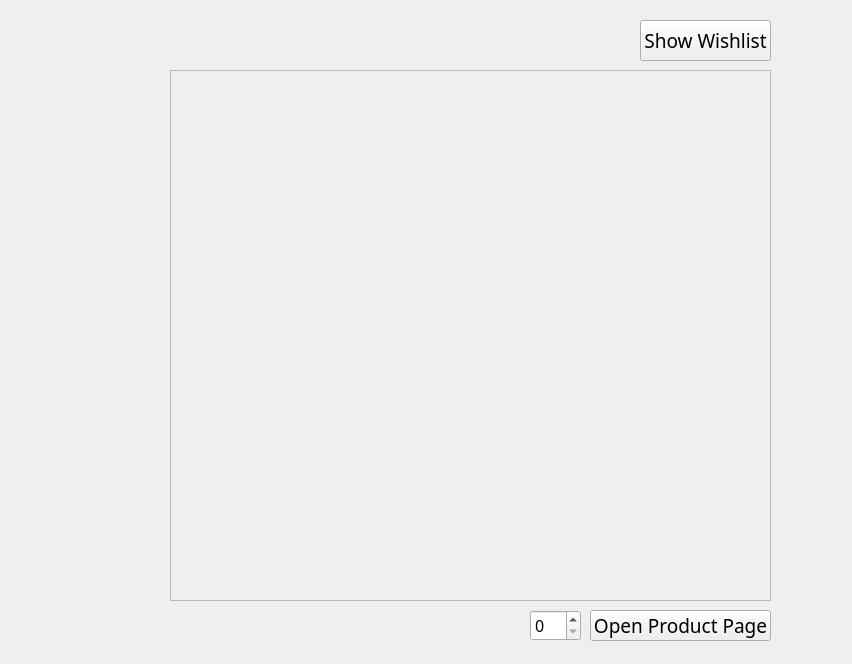
      <widget class="QWidget" name="WishlistPage">
       <widget class="QPushButton" name="Wishlist_ShowButton">
        <property name="geometry">
         <rect>
          <x>640</x>
          <y>20</y>
          <width>131</width>
          <height>41</height>
         </rect>
        </property>
        <property name="font">
         <font>
          <family>Coolvetica Rg</family>
          <pointsize>14</pointsize>
         </font>
        </property>
        <property name="text">
         <string>Show Wishlist</string>
        </property>
        <property name="flat">
         <bool>false</bool>
        </property>
       </widget>
       <widget class="QLabel" name="Wishlist_Background">
        <property name="geometry">
         <rect>
          <x>0</x>
          <y>0</y>
          <width>843</width>
          <height>655</height>
         </rect>
        </property>
        <property name="sizePolicy">
         <sizepolicy hsizetype="Fixed" vsizetype="Fixed">
          <horstretch>0</horstretch>
          <verstretch>0</verstretch>
         </sizepolicy>
        </property>
        <property name="text">
         <string/>
        </property>
       </widget>
       <widget class="QLabel" name="Wishlist_WishlistDisplay">
        <property name="geometry">
         <rect>
          <x>170</x>
          <y>70</y>
          <width>601</width>
          <height>531</height>
         </rect>
        </property>
        <property name="frameShape">
         <enum>QFrame::StyledPanel</enum>
        </property>
        <property name="text">
         <string/>
        </property>
        <property name="alignment">
         <set>Qt::AlignLeading|Qt::AlignLeft|Qt::AlignTop</set>
        </property>
       </widget>
       <widget class="QSpinBox" name="Wishlist_ProductIDInput">
        <property name="geometry">
         <rect>
          <x>530</x>
          <y>610</y>
          <width>51</width>
          <height>31</height>
         </rect>
        </property>
        <property name="font">
         <font>
          <family>Source Sans Pro</family>
          <pointsize>12</pointsize>
         </font>
        </property>
        <property name="maximum">
         <number>999</number>
        </property>
       </widget>
       <widget class="QPushButton" name="Wishlist_OpenProductButton">
        <property name="geometry">
         <rect>
          <x>590</x>
          <y>610</y>
          <width>181</width>
          <height>31</height>
         </rect>
        </property>
        <property name="font">
         <font>
          <family>Coolvetica Rg</family>
          <pointsize>14</pointsize>
         </font>
        </property>
        <property name="text">
         <string>Open Product Page</string>
        </property>
        <property name="flat">
         <bool>false</bool>
        </property>
       </widget>
       <zorder>Wishlist_Background</zorder>
       <zorder>Wishlist_ShowButton</zorder>
       <zorder>Wishlist_WishlistDisplay</zorder>
       <zorder>Wishlist_ProductIDInput</zorder>
       <zorder>Wishlist_OpenProductButton</zorder>
      </widget>
